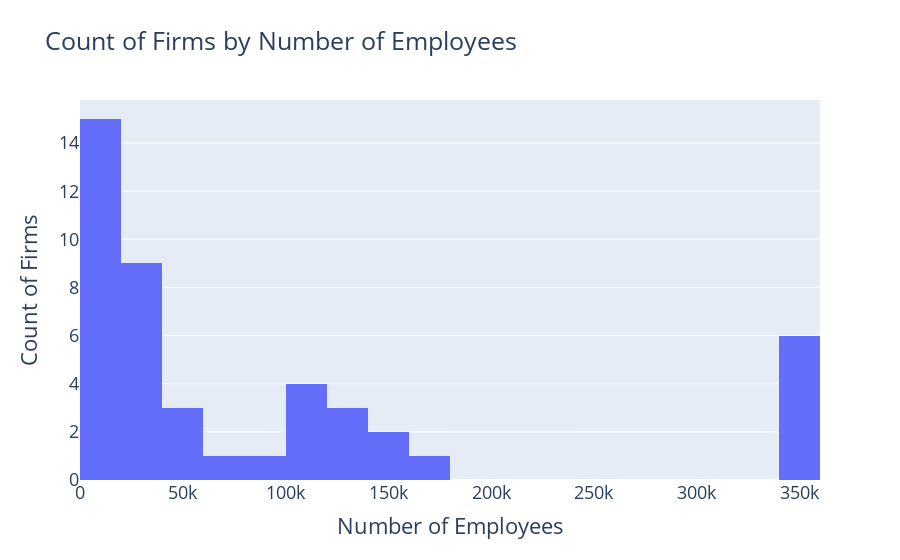

Notebook code for this chart:
### Code cell
import plotly.graph_objects as go

fig = go.Figure()
fig.add_trace(go.Histogram(histfunc ="count", x = df_metro_b['EMP'], nbinsx = 20))

fig.update_layout(
    title='Count of Firms by Number of Employees',
    xaxis_title='Number of Employees',
    yaxis_title='Count of Firms',
    font=dict(
        size=18
    )
)

### Figure 1 — Plotly figure (JSON) as saved in the notebook; plotly's stock layout.template omitted (floating-point values rounded to 4 significant figures)
{"data": [{"histfunc": "count", "nbinsx": 20, "type": "histogram", "x": [346144, 24732, 20277, 0, 35595, 56832, 143738, 18776, 346144, 15390, 28537, 43927, 1345, 117241, 346144, 4684, 0, 0, 31044, 39863, 5409, 117241, 346144, 16109, 12211, 63932, 5205, 106442, 136185, 26329, 346144, 131832, 117259, 5453, 57394, 20852, 91371, 0, 136124, 26390, 346144, 157307, 4843, 162150, 0]}], "layout": {"font": {"size": 18}, "title": {"text": "Count of Firms by Number of Employees"}, "xaxis": {"title": {"text": "Number of Employees"}}, "yaxis": {"title": {"text": "Count of Firms"}}}}
